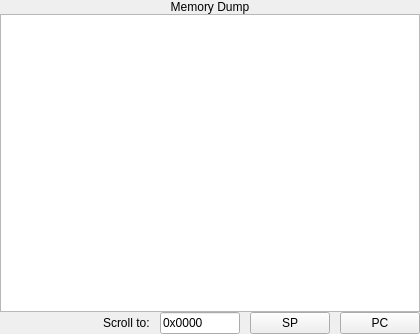
<?xml version="1.0" encoding="UTF-8"?>
<ui version="4.0">
 <class>MemoryDumpPane</class>
 <widget class="QWidget" name="MemoryDumpPane">
  <property name="geometry">
   <rect>
    <x>0</x>
    <y>0</y>
    <width>420</width>
    <height>334</height>
   </rect>
  </property>
  <property name="sizePolicy">
   <sizepolicy hsizetype="Preferred" vsizetype="Preferred">
    <horstretch>0</horstretch>
    <verstretch>0</verstretch>
   </sizepolicy>
  </property>
  <property name="minimumSize">
   <size>
    <width>0</width>
    <height>0</height>
   </size>
  </property>
  <property name="baseSize">
   <size>
    <width>0</width>
    <height>0</height>
   </size>
  </property>
  <property name="windowTitle">
   <string>Form</string>
  </property>
  <layout class="QVBoxLayout" name="verticalLayout">
   <property name="spacing">
    <number>0</number>
   </property>
   <property name="leftMargin">
    <number>0</number>
   </property>
   <property name="topMargin">
    <number>0</number>
   </property>
   <property name="rightMargin">
    <number>0</number>
   </property>
   <property name="bottomMargin">
    <number>0</number>
   </property>
   <item>
    <widget class="QLabel" name="label">
     <property name="sizePolicy">
      <sizepolicy hsizetype="Preferred" vsizetype="Preferred">
       <horstretch>0</horstretch>
       <verstretch>0</verstretch>
      </sizepolicy>
     </property>
     <property name="palette">
      <palette>
       <active>
        <colorrole role="Base">
         <brush brushstyle="SolidPattern">
          <color alpha="255">
           <red>255</red>
           <green>255</green>
           <blue>255</blue>
          </color>
         </brush>
        </colorrole>
        <colorrole role="Window">
         <brush brushstyle="SolidPattern">
          <color alpha="255">
           <red>104</red>
           <green>173</green>
           <blue>245</blue>
          </color>
         </brush>
        </colorrole>
       </active>
       <inactive>
        <colorrole role="Base">
         <brush brushstyle="SolidPattern">
          <color alpha="255">
           <red>255</red>
           <green>255</green>
           <blue>255</blue>
          </color>
         </brush>
        </colorrole>
        <colorrole role="Window">
         <brush brushstyle="SolidPattern">
          <color alpha="255">
           <red>104</red>
           <green>173</green>
           <blue>245</blue>
          </color>
         </brush>
        </colorrole>
       </inactive>
       <disabled>
        <colorrole role="Base">
         <brush brushstyle="SolidPattern">
          <color alpha="255">
           <red>104</red>
           <green>173</green>
           <blue>245</blue>
          </color>
         </brush>
        </colorrole>
        <colorrole role="Window">
         <brush brushstyle="SolidPattern">
          <color alpha="255">
           <red>104</red>
           <green>173</green>
           <blue>245</blue>
          </color>
         </brush>
        </colorrole>
       </disabled>
      </palette>
     </property>
     <property name="frameShape">
      <enum>QFrame::Panel</enum>
     </property>
     <property name="frameShadow">
      <enum>QFrame::Plain</enum>
     </property>
     <property name="lineWidth">
      <number>0</number>
     </property>
     <property name="text">
      <string>Memory Dump</string>
     </property>
     <property name="alignment">
      <set>Qt::AlignCenter</set>
     </property>
    </widget>
   </item>
   <item>
    <widget class="QTextEdit" name="textEdit"/>
   </item>
   <item>
    <layout class="QHBoxLayout" name="horizontalLayout">
     <property name="spacing">
      <number>0</number>
     </property>
     <item>
      <spacer name="horizontalSpacer">
       <property name="orientation">
        <enum>Qt::Horizontal</enum>
       </property>
       <property name="sizeHint" stdset="0">
        <size>
         <width>40</width>
         <height>20</height>
        </size>
       </property>
      </spacer>
     </item>
     <item>
      <widget class="QLabel" name="scrollToLabel">
       <property name="text">
        <string>Scroll to:</string>
       </property>
      </widget>
     </item>
     <item>
      <widget class="QFrame" name="frame">
       <property name="minimumSize">
        <size>
         <width>10</width>
         <height>0</height>
        </size>
       </property>
       <property name="maximumSize">
        <size>
         <width>10</width>
         <height>16777215</height>
        </size>
       </property>
       <property name="frameShape">
        <enum>QFrame::NoFrame</enum>
       </property>
       <property name="frameShadow">
        <enum>QFrame::Raised</enum>
       </property>
      </widget>
     </item>
     <item>
      <widget class="QLineEdit" name="scrollToLineEdit">
       <property name="minimumSize">
        <size>
         <width>80</width>
         <height>0</height>
        </size>
       </property>
       <property name="maximumSize">
        <size>
         <width>80</width>
         <height>16777215</height>
        </size>
       </property>
       <property name="text">
        <string>0x0000</string>
       </property>
       <property name="maxLength">
        <number>6</number>
       </property>
       <property name="frame">
        <bool>true</bool>
       </property>
      </widget>
     </item>
     <item>
      <widget class="QFrame" name="frame_2">
       <property name="minimumSize">
        <size>
         <width>10</width>
         <height>0</height>
        </size>
       </property>
       <property name="maximumSize">
        <size>
         <width>10</width>
         <height>16777215</height>
        </size>
       </property>
       <property name="frameShape">
        <enum>QFrame::NoFrame</enum>
       </property>
       <property name="frameShadow">
        <enum>QFrame::Raised</enum>
       </property>
      </widget>
     </item>
     <item>
      <widget class="QPushButton" name="spPushButton">
       <property name="text">
        <string>SP</string>
       </property>
      </widget>
     </item>
     <item>
      <widget class="QFrame" name="frame_3">
       <property name="minimumSize">
        <size>
         <width>10</width>
         <height>0</height>
        </size>
       </property>
       <property name="maximumSize">
        <size>
         <width>10</width>
         <height>16777215</height>
        </size>
       </property>
       <property name="frameShape">
        <enum>QFrame::NoFrame</enum>
       </property>
       <property name="frameShadow">
        <enum>QFrame::Raised</enum>
       </property>
      </widget>
     </item>
     <item>
      <widget class="QPushButton" name="pcPushButton">
       <property name="text">
        <string>PC</string>
       </property>
      </widget>
     </item>
    </layout>
   </item>
  </layout>
 </widget>
 <resources/>
 <connections/>
</ui>
